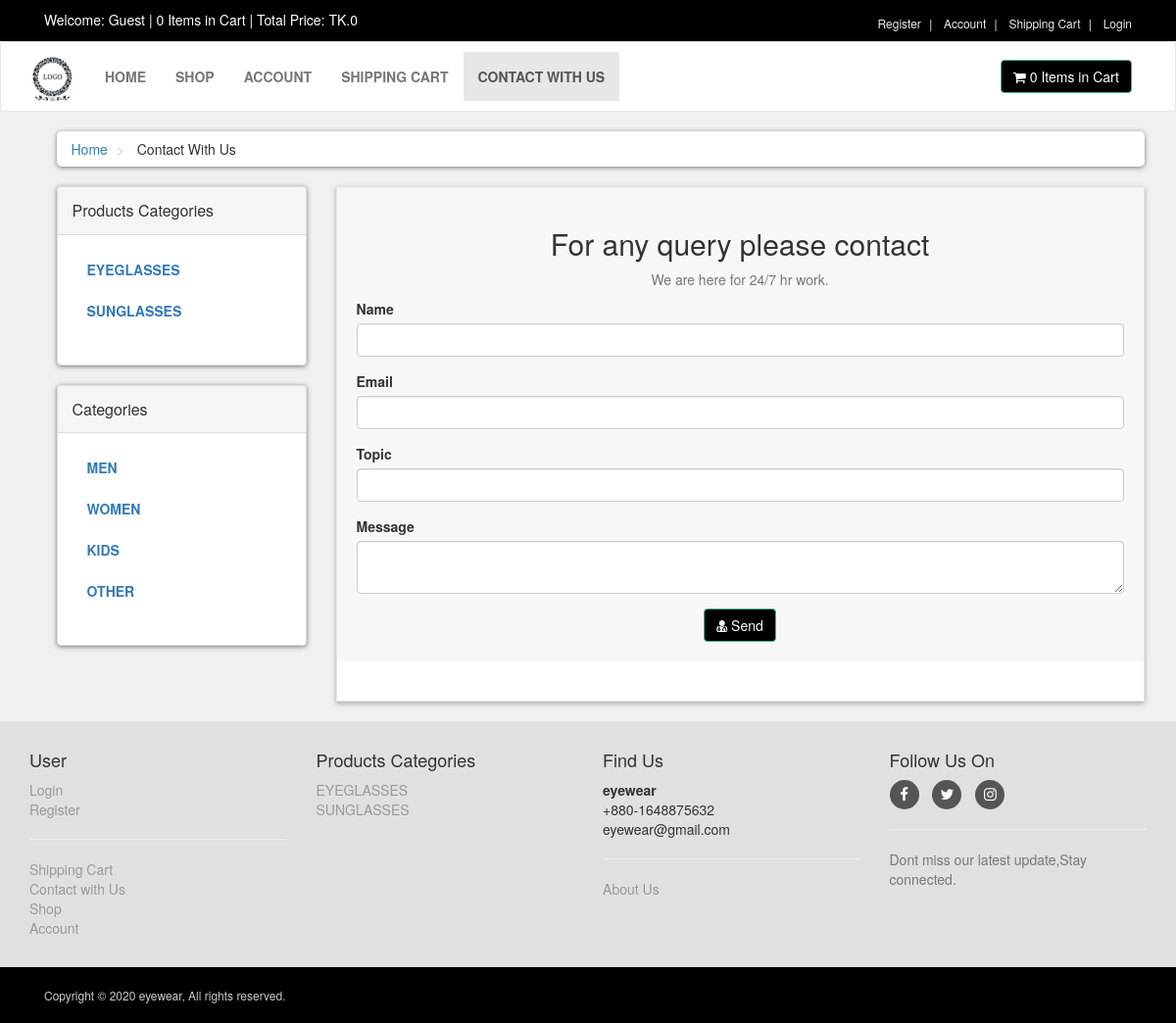
The page /contact.php on the database its author committed.
### tables this page shows
CREATE TABLE `product_categories` (
  `p_cat_id` int(100) NOT NULL,
  `p_cat_title` text NOT NULL,
  `p_cat_desc` text NOT NULL
);

CREATE TABLE `categories` (
  `cat_id` int(100) NOT NULL,
  `cat_title` text NOT NULL,
  `cat_desc` text NOT NULL
);

### functions/functions.php (the view, shortened to what this page needs)
<?php
$db = mysqli_connect("localhost","root","","17.02.04.100");
function getRealIpUser(){
    switch(true){
            default : return $_SERVER['REMOTE_ADDR'];
    }
}
function getPCats(){
    global $db;
    $get_p_cats = "select * from product_categories";
    $run_p_cats = mysqli_query($db,$get_p_cats);
    while($row_p_cats=mysqli_fetch_array($run_p_cats)){
        $p_cat_id = $row_p_cats['p_cat_id'];
        $p_cat_title = $row_p_cats['p_cat_title'];
        echo "
            <li>
                <a href='shop.php?p_cat=$p_cat_id'> $p_cat_title </a>
            </li>
        ";
    }
}
function getCats(){
    global $db;
    $get_cats = "select * from categories";
    $run_cats = mysqli_query($db,$get_cats);
    while($row_cats=mysqli_fetch_array($run_cats)){
        $cat_id = $row_cats['cat_id'];
        $cat_title = $row_cats['cat_title'];
        echo "
            <li>
                <a href='shop.php?cat=$cat_id'> $cat_title </a>
            </li>
        ";
    }
}
function items(){
    global $db;
    $ip_add = getRealIpUser();
    $get_items = "select * from cart where ip_add='$ip_add'";
    $run_items = mysqli_query($db,$get_items);
    $count_items = mysqli_num_rows($run_items);
    echo $count_items;
}
function total_price(){
    $total = 0;
    echo "TK." . $total;
}
?>

### includes/footer.php (shortened to what this page needs)
<div id="footer">
    <div class="container">
        <div class="row">
            <div class="col-sm-6 col-md-3">
               <h4>User</h4>
			    <ul>
                           <?php
                           if(!isset($_SESSION['customer_email'])){
                               echo"<a href='checkout.php'>Login</a>";
                           }else
						   {
                              echo"<a href='customer/my_account.php?my_orders'>Login</a>";
                           }
                           ?>
                    <li><a href="customer_register.php">Register</a></li>
                </ul>
                <hr>
				<ul>
                    <li><a href="cart.php">Shipping Cart</a></li>
                    <li><a href="contact.php">Contact with Us</a></li>
                    <li><a href="shop.php">Shop</a></li>
                    <li><a href="customer/my_account.php">Account</a></li>
                </ul>
            </div>
            <div class="com-sm-6 col-md-3">
                <h4>Products Categories</h4>
                <ul>
                    <?php
                        $get_p_cats = "select * from product_categories";
                        $run_p_cats = mysqli_query($con,$get_p_cats);
                        while($row_p_cats=mysqli_fetch_array($run_p_cats)){
                            $p_cat_id = $row_p_cats['p_cat_id'];
                            $p_cat_title = $row_p_cats['p_cat_title'];
                            echo "
                                <li>
                                    <a href='shop.php?p_cat=$p_cat_id'>
                                        $p_cat_title
                                    </a>
                                </li>
                            ";
                        }
                    ?>
                </ul>
            </div>
            <div class="col-sm-6 col-md-3">
                <h4>Find Us</h4>
                <p>
                   <strong>eyewear</strong>
                   <br/>+880-1648875632
                   <br/>eyewear@gmail.com
                </p>
				<hr>
                <a href="about_us.php">About Us</a>
            </div>
            <div class="col-sm-6 col-md-3">
                <h4>Follow Us On</h4>
                <p class="social">
                    <a href="https://www.facebook.com/Eyewear-109566234230129" class="fa fa-facebook"></a>
                    <a href="https://twitter.com/Mithila89138238" class="fa fa-twitter"></a>
                    <a href="#" class="fa fa-instagram"></a>
                </p>
				<hr>
				<p class="text-muted">
                    Dont miss our latest update,Stay connected.
                </p>
            </div>
        </div>
    </div>
</div>
<div id="copyright">
    <div class="container">
        <div class="col-md-6">
            <p class="pull-left">Copyright &copy; 2020 eyewear, All rights reserved.</p>
        </div>
    </div>
</div>

### styles/style.css (style rules this page uses)
body { font-size: 14px; line-height: 1.42857143; color: #333333; background: #f0f0f0; overflow-x: hidden; }
#content .panel.sidebar-menu ul.nav.category-menu li a { text-transform: uppercase; font-weight: 600; }
#footer { background: #e0e0e0; padding: 20px 0; }
#footer a { color: #999999; padding: 0; text-decoration: none; }
#footer ul { list-style: none; padding-left: 0px; }
#footer .social { text-align: left; }
#footer .social a { margin: 0px 10px 0px 0px; display: inline-block; color: #ffffff; width: 30px; height: 30px; border-radius: 15px; line-height: 30px; font-size: 15px; text-align: center; vertical-align: bottom; background: #555555; text-decoration: none; }
#copyright { background: #000000; color: #cccccc; padding: 20px 0px; font-size: 12px; }
#copyright p { margin: 0px; }

### rows shown on the page
product_categories: p_cat_title "EYEGLASSES"
product_categories: p_cat_title "SUNGLASSES"
categories: cat_title "MEN"
categories: cat_title "WOMEN"
categories: cat_title "KIDS"
categories: cat_title "OTHER"

### other values the page prints
$count_items "0 0"
$total "0"
